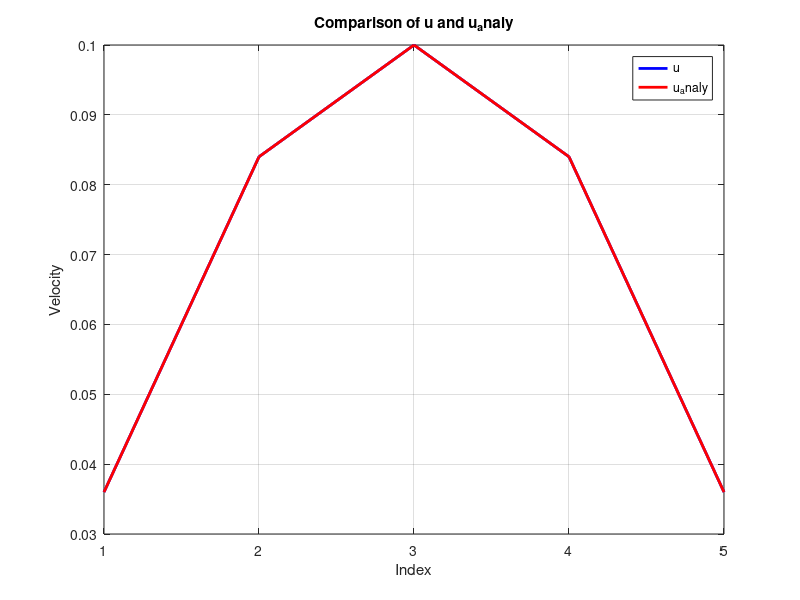

The MATLAB source for this figure:
% Example matlab code for computing a Poiseuille flow with BB
% Solves problems from Section 5.3.3.6 in book

clear all; close all; clc;

% simulation parameters
scale=1;                % set simulation size
NX=5*scale;             % channel length
NY=5*scale;             % channel width
NSTEPS=1e4*scale^2;     % number of simulation time steps
tau=sqrt(3/16)+0.5;     % relaxation time (BGK model) (tau=sqrt(3/16)+0.5 gives exact solution)
omega=1/tau;
u_max=0.1/scale;        % maximum velocity
nu=(2*tau-1)/6;         % kinematic shear viscosity
Re=NY*u_max/nu;         % Reynolds number; scaling parameter in simulation


% Lattice parameters; note zero direction is last
NPOP=9;                                         % number of velocities
w  = [1/9 1/9 1/9 1/9 1/36 1/36 1/36 1/36 4/9]; % weights
cx = [1 0 -1  0 1 -1 -1  1 0];                  % velocities, x components
cy = [0 1  0 -1 1  1 -1 -1 0];                  % velocities, y components


% Node locations
x = (1:NX)-0.5;
y = (1:NY)-0.5;

% Pressure conditions
gradP=8*nu*u_max/NY^2;
rho_outlet=1;
rho_inlet=3*(NX-1)*gradP+rho_outlet;

% Analytical solution: Poiseuille velocity
ybottom=0;
ytop=NY;
u_analy=-4*u_max/(NY^2).*(y-ybottom).*(y-ytop);

% initialize populations
feq=zeros(NX,NY,NPOP);
for k=1:NPOP
    feq(:,:,k)=w(k); % assuming density equal one and zero velocity initial state
end
f=feq;
fprop=feq;

% convergence parameters
tol=1e-12;      % tolerance to steady state convergence
teval=100;      % time step to evaluate convergence
u_old=zeros(NX,NY);

% initalize clock
tstart = tic;

% Main algorithm
for t=1:NSTEPS      
    % Compute macroscopic quantities  
    % density
    rho = sum(fprop,3);
    
    % momentum components
    u = sum(fprop(:,:,[1 5 8]),3) - sum(fprop(:,:,[3 6 7]),3);
    v = sum(fprop(:,:,[2 5 6]),3) - sum(fprop(:,:,[4 7 8]),3);                      
    
    % check convergence
    if mod(t,teval)==1
        
        conv = abs(mean(u(:))/mean(u_old(:))-1);
        
        if conv<tol
            break
        else
            u_old = u;
        end
    end
    
    
    for k=1:NPOP
        % Compute equilibrium distribution (linear equilibrium with incompressible model)
        feq(:,:,k)=w(k)*(rho + 3*(u*cx(k)+v*cy(k)));
    end
    % Collision step
    f = (1-omega)*fprop + omega*feq;
    
    % Inlet/Outlet BC: PBBC (w/ i=1 and i=NX outside layers)    
    for k=1:NPOP
        f(1,:,k) = w(k)*(rho_inlet+...
            3*(cx(k)*u(NX-1,:)+cy(k)*v(NX-1,:)))...
             +(f(NX-1,:,k)-feq(NX-1,:,k));
        f(NX,:,k)= w(k)*(rho_outlet+...
            3*(cx(k)*u(2,:)+cy(k)*v(2,:)))...
            +(f(2,:,k)-feq(2,:,k));       
    end
 
    
    for k=1:NPOP
        for j=1:NY
            for i=1:NX
                
                % Streaming step (Periodic streaming of whole domain)
                newx=1+mod(i-1+cx(k)+NX,NX);
                newy=1+mod(j-1+cy(k)+NY,NY);
                fprop(newx,newy,k)=f(i,j,k);
                
            end
        end
    end
    
    
    % Boundary condition (bounce-back)
    % Top wall (rest)
    fprop(:,NY,4)=f(:,NY,2);
    fprop(:,NY,7)=f(:,NY,5);
    fprop(:,NY,8)=f(:,NY,6);
    
    % Bottom wall (rest)
    fprop(:,1,2)=f(:,1,4);
    fprop(:,1,5)=f(:,1,7);
    fprop(:,1,6)=f(:,1,8);
end


% Calculate performance information after the simulation is finished
runtime = toc(tstart);

%%Post processing
% Compute error: L2 norm 
%(note i=1 and i=NX are virtual, not fluid, layers; thus not considered in error)
error=zeros(NX,1);
for i=2:NX-1
    error(i)=(sqrt(sum((u(i,:)-u_analy).^2)))./sqrt(sum(u_analy.^2));
end
L2=1/NX*sum(error);

% Accuracy information
fprintf(' ----- accuracy information -----\n');
fprintf('        L2(u): %g\n',L2);

% Plot u and u_analy
figure;
plot(u(3,:), '-b', 'LineWidth', 2); % Plot u with blue line
hold on;
plot(u_analy, '-r', 'LineWidth', 2); % Plot u_analy with red line
hold off;
xlabel('Index');
ylabel('Velocity');
title('Comparison of u and u_analy');
legend('u', 'u_analy');
grid on;